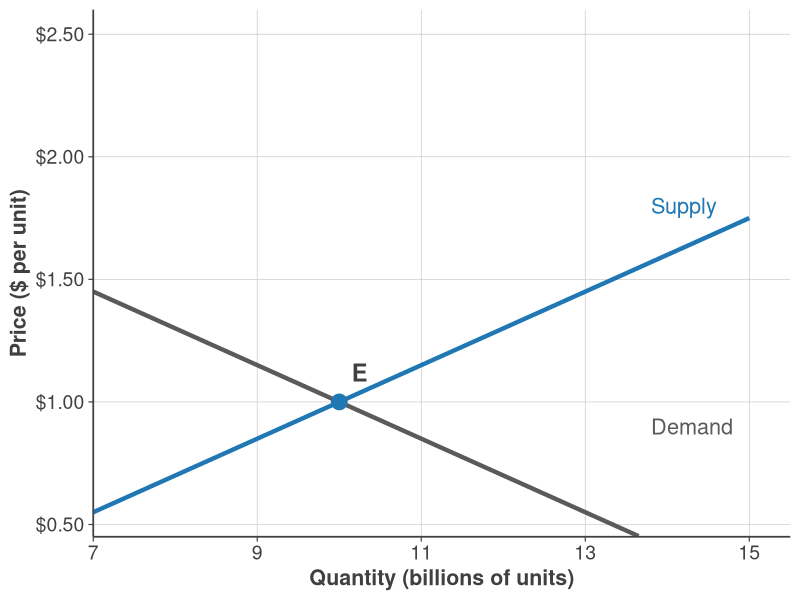

This figure's R source:
## ---- chunk 1
#| include: false
library(ggplot2)
library(dplyr)
library(scales)

theme_econ <- function(base_size = 14) {
  theme_minimal(base_size = base_size) +
    theme(
      plot.title = element_text(hjust = 0.5, face = "bold", size = rel(1.1)),
      plot.background = element_rect(fill = "white", color = NA),
      panel.background = element_rect(fill = "white", color = NA),
      panel.grid.minor = element_blank(),
      panel.grid.major = element_line(color = "#CCCCCC", linewidth = 0.25),
      axis.line = element_line(color = "#404040", linewidth = 0.6),
      axis.text = element_text(size = rel(1), color = "#404040"),
      axis.title = element_text(size = rel(1.1), face = "bold", color = "#404040"),
      axis.ticks = element_line(color = "#404040", linewidth = 0.4),
      legend.position = "none"
    )
}

demand_curve <- data.frame(Q = seq(7, 15, by = 0.05)) %>%
  mutate(P = 2.5 - 0.15 * Q)
supply_curve <- data.frame(Q = seq(7, 15, by = 0.05)) %>%
  mutate(P = -0.5 + 0.15 * Q)
eq_Q <- 10
eq_P <- 1.0
## ---- chunk 2
#| fig-width: 9
#| fig-height: 5.5
#| fig-align: center

ggplot() +
  geom_line(data = supply_curve, aes(x = Q, y = P),
            color = "#1F77B4", linewidth = 1.5) +
  geom_line(data = demand_curve, aes(x = Q, y = P),
            color = "#5A5A5A", linewidth = 1.5) +
  geom_point(aes(x = eq_Q, y = eq_P), size = 5, color = "#1F77B4") +
  geom_segment(aes(x = eq_Q, y = 0, xend = eq_Q, yend = eq_P),
               linetype = "dotted", color = "gray60", linewidth = 0.5) +
  geom_segment(aes(x = 0, y = eq_P, xend = eq_Q, yend = eq_P),
               linetype = "dotted", color = "gray60", linewidth = 0.5) +
  annotate("text", x = 13.8, y = 0.9, label = "Demand",
           color = "#5A5A5A", size = 5.5, hjust = 0) +
  annotate("text", x = 13.8, y = 1.8, label = "Supply",
           color = "#1F77B4", size = 5.5, hjust = 0) +
  annotate("text", x = eq_Q + 0.25, y = eq_P + 0.12, label = "E",
           size = 6, fontface = "bold", color = "#404040") +
  scale_x_continuous(name = "Quantity (billions of units)",
                     breaks = seq(7, 15, by = 2),
                     limits = c(7, 15.5),
                     expand = c(0, 0)) +
  scale_y_continuous(name = "Price ($ per unit)",
                     breaks = seq(0.5, 2.5, by = 0.5),
                     limits = c(0.45, 2.6),
                     labels = dollar,
                     expand = c(0, 0)) +
  theme_econ()
